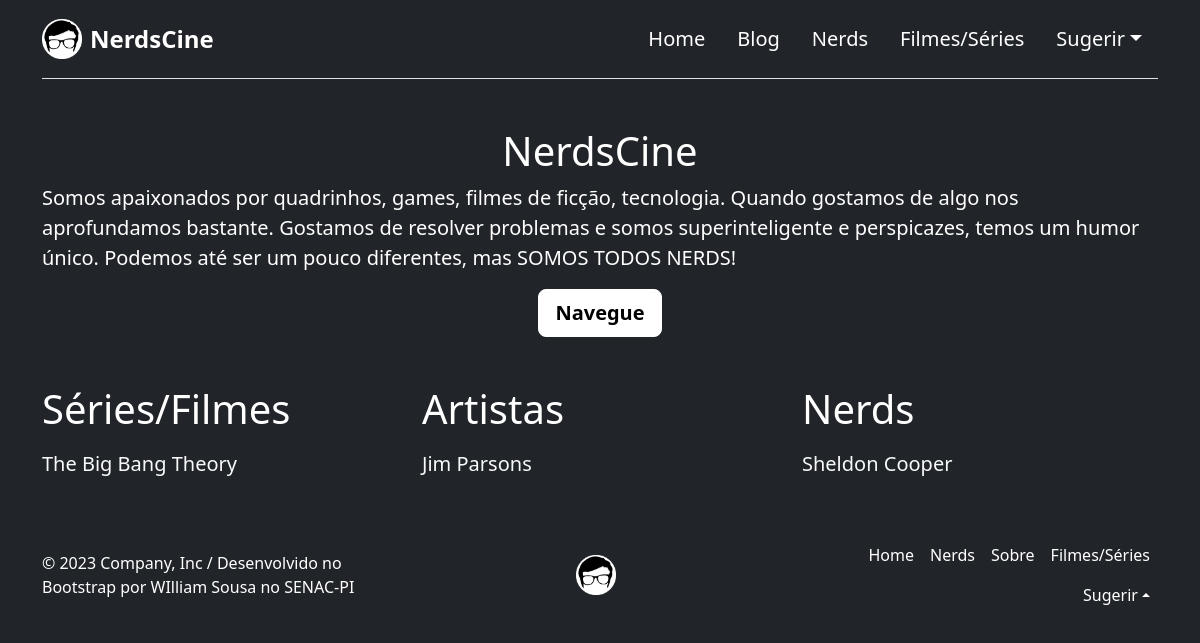
Before: / with the older database file.
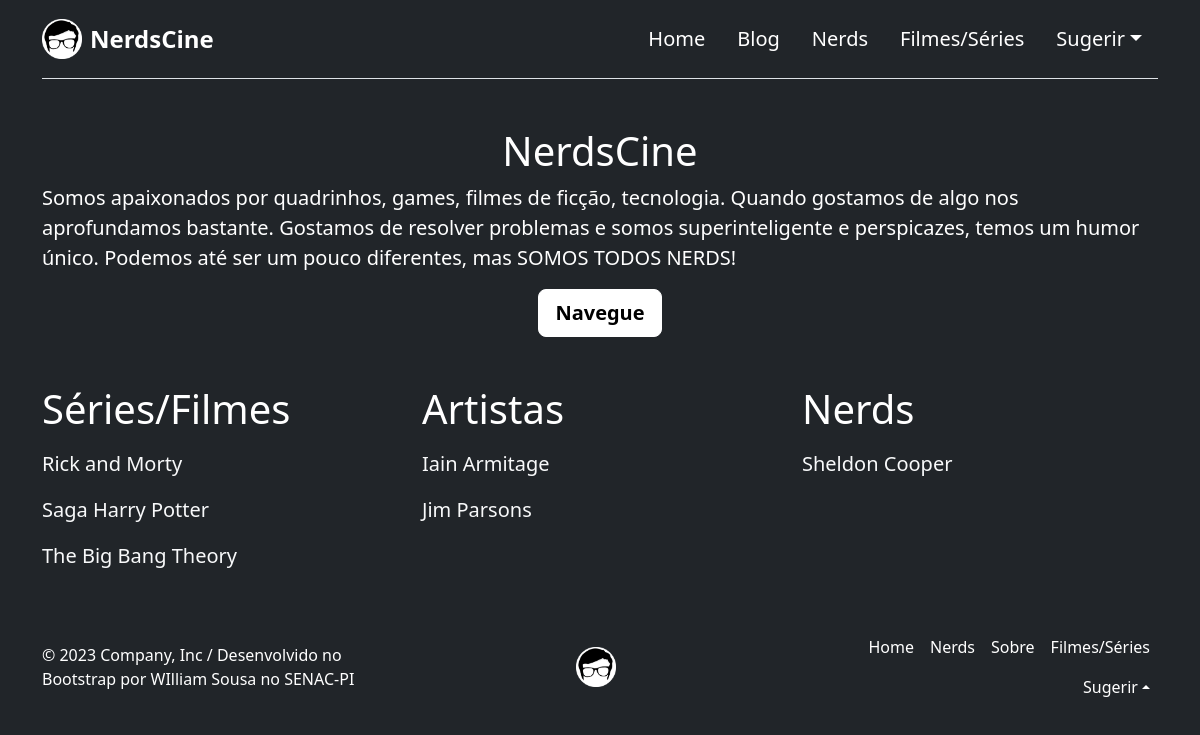
After: the same page with the newer database file.
### personas/models.py (models this page shows, shortened)
class Midia(models.Model):
    GENERO = [
        ("Comédia", "Comédia"),
        ("Ficção", "Ficção"),
        ("Suspense", "Suspense"),
        ("Aventura", "Aventura"),
        ("Romance", "Romance"),
        ("Animação", "Animação"),
        ("Drama", "Drama"),
        ("Policial", "Policial"),
    ]
    FORMATO = [
        ("Filme", "Filme"),
        ("Série", "Série"),
    ]
    titulo = models.CharField("Título", max_length=100)
    diretor = models.CharField("Diretor", max_length=100)
    sinopse = models.TextField("Sinopse")
    ano = models.PositiveIntegerField("Ano")
    foto = models.ImageField("Foto", upload_to="poster")
    genero = models.CharField("Gênero", max_length=255, choices=GENERO)
    estudios = models.CharField("Estúdio de Produção", max_length=100)
    tipo = models.CharField("Formato", max_length=255, choices=FORMATO)
    volumes = models.PositiveIntegerField("Quantidade de Filmes", blank=True, null=True)
    temporada = models.PositiveIntegerField("Temporadas", blank=True, null=True)
    episodios = models.PositiveIntegerField("Número de Episódios", blank=True, null=True)
    class Meta:
        verbose_name = "Mídia"
        verbose_name_plural = "Mídias"
        ordering = ['titulo']

class Artista(models.Model):
    SEXO = [
        ("Masculino", "Masculino"),
        ("Feminino", "Feminino"),
        ("Outro", "Outro")
    ]
    nome = models.CharField("Nome do Artista", max_length=100)
    data_nasc = models.DateField("Data de Nascimento")
    def calculo_de_idade(self):
        hoje = date.today()
        diferenca = hoje - self.data_nasc
        return round(diferenca.days // 365.25)
    idade = property(calculo_de_idade)
    sexo = models.CharField("Sexo", max_length=100, choices=SEXO)
    foto = models.ImageField("Foto", upload_to='artistas')
    bio = models.TextField("Biografia")
    indicacoes_oscar = models.IntegerField("Indicações ao OSCAR", default=0)
    premios_oscar = models.IntegerField("Premiações do OSCAR", default=0)
    class Meta:
        verbose_name = "Artista"
        verbose_name_plural = "Artistas"
        ordering = ['nome']

class Nerd(models.Model):
    nome = models.CharField(max_length=100, default='Nome do Personagem')
    midia = models.ForeignKey(Midia, verbose_name="Mídia", on_delete=models.CASCADE)
    profissao = models.CharField(max_length=100, default='Profissão do Personagem')
    sobre = models.TextField(max_length=900, default='Sobre o personagem')
    foto = models.ImageField(upload_to='avatar', default='default_capa.jpg')
    interprete = models.ManyToManyField(Artista, verbose_name="Interpretes")
    class Meta:
        verbose_name = "Nerd"
        verbose_name_plural = "Nerds"
        ordering = ['nome']

### personas/views.py (the view)
# urls.py: 2. Add a URL to urlpatterns:  path('', Home.as_view(), name='home')
class Home(TemplateView):
    template_name = "home.html"
    def get_context_data(self, **kwargs):
        context = super().get_context_data(**kwargs)
        context['midias'] = Midia.objects.all()[:5]
        context['artistas'] = Artista.objects.all()[:5]
        context['nerds'] = Nerd.objects.all()[:5]
        return context

### templates/home.html (shortened to what this page needs)
{% extends "base.html" %}
{% load static %}
{% load bootstrap5 %}
{% block content %}
<div class="container mt-5 mb-5">
    <main class="">
        <h1 class="text-center">NerdsCine</h1>
        <p class="lead align-items-center">Somos apaixonados por quadrinhos, games, filmes de ficção, tecnologia. Quando
            gostamos de algo nos aprofundamos bastante. Gostamos de resolver problemas e somos superinteligente e
            perspicazes, temos um humor único. Podemos até ser um pouco diferentes, mas SOMOS TODOS NERDS!</p>
        <p class="lead text-center">
            <a href="#" class="btn btn-lg btn-light fw-bold border-white bg-white">Navegue</a>
        </p>
    </main>
</div>
<div class="container mt-3">
    <div class="row">
        <div class="col">
            <h1 class="mb-3">Séries/Filmes</h1>
            {% for midia in midias %}
            <p class="lead "><a
                    class=" link-light link-offset-2 link-offset-3-hover link-underline link-underline-opacity-0 link-underline-opacity-75-hover"
                    href="{% url 'detalhar-midia' midia.id %}">{{ midia.titulo }}</a></p>
            {% endfor %}
        </div>
        <div class="col">
            <h1 class="mb-3">Artistas</h1>
            {% for artista in artistas %}
            <p class="lead "><a
                    class=" link-light link-offset-2 link-offset-3-hover link-underline link-underline-opacity-0 link-underline-opacity-75-hover"
                    href="{% url 'detalhar-artista' artista.id %}">{{ artista.nome }}</a></p>
            {% endfor %}
        </div>
        <div class="col">
            <h1 class="mb-3">Nerds</h1>
            {% for nerd in nerds %}
            <p class="lead "><a
                    class=" link-light link-offset-2 link-offset-3-hover link-underline link-underline-opacity-0 link-underline-opacity-75-hover"
                    href="{% url 'detalhar-nerd' nerd.id %}">{{ nerd.nome }}</a></p>
            {% endfor %}
        </div>
    </div>
</div>
{% endblock %}

Changed rows visible on the page:
added Midia: titulo "Rick and Morty"
added Midia: titulo "Saga Harry Potter"
added Artista: nome "Iain Armitage"
